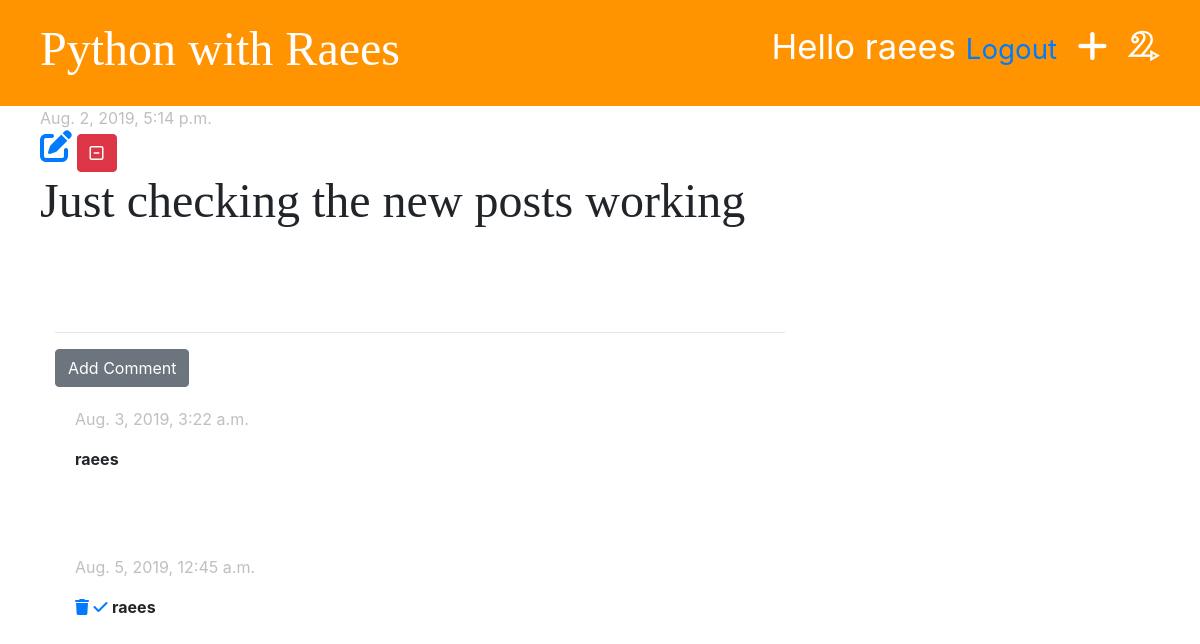
/post/9/ (signed in), run on the app's committed database.
### blog/models.py (models this page shows, shortened)
class Post(models.Model):
    author         = models.ForeignKey('auth.User', on_delete=models.CASCADE)
    title          = models.CharField(max_length=200)
    body           = models.TextField()
    created_date   = models.DateTimeField(default=timezone.now)
    published_date = models.DateTimeField(blank=True, null=True)

class Comment(models.Model):
    post         = models.ForeignKey('blog.Post', on_delete=models.CASCADE, related_name='comments')
    author       = models.CharField(max_length=200)
    text         = models.TextField()
    created_date = models.DateTimeField(default=timezone.now)
    approved     = models.BooleanField(default=False)

### blog/views.py (the view)
# urls.py: path('post/<int:pk>/', views.post_detail, name='post_detail'),
def post_detail(request, pk):
    post = get_object_or_404(Post, pk=pk)
    stuff_for_frontend = {'post': post}
    return render(request, 'blog/post_detail.html', stuff_for_frontend)

### blog/templatetags/markdownify.py (called while the page is built)
@register.filter
def markdown(value):
    renderer = HighlightRenderer()
    markdown = mistune.Markdown(renderer=renderer)
    return markdown(value)

### blog/templates/blog/post_detail.html (shortened to what this page needs)
{% extends 'blog/base.html' %}
{% load markdownify %}
{% block content %}
    <div class="row">
        <div class="post">
            {% if post.published_date %}
            <div class="date">
                {{ post.published_date }}
            </div>
            {% else %}
            <a href="{% url 'post_publish' pk=post.pk %}"><i class="fas fa-upload fa-2x"></i></a>
            {% endif %}
            {% if user.is_authenticated %}
            <a href="{% url 'post_edit' pk=post.pk %}"> <i class="fas fa-edit fa-2x"></i> </a>
            {% endif %}
            <a href="{% url 'post_delete' pk=post.pk %}" class="btn btn-danger" onclick="return confirm('Are you sure?')"><i class="far fa-minus-square"></i></a>
            <h2>{{ post.title }}</h2>
        </div>
    </div>
    <hr>
    <a href="{% url 'add_comment_to_post' pk=post.pk %}" class="btn btn-secondary">Add Comment</a><br>
    {% for comment in post.comments.all %}
       {% if user.is_authenticated or comment.approved %}
            <div class="comment">
                <div class="date">
                    <p class="date">{{ comment.created_date }}</p>
                </div>
                {% if not comment.approved and user.is_superuser %}
                    <a href="{% url 'comment_remove' pk=comment.pk %}"><i class="fas fa-trash"></i></a>
                    <a href="{% url 'comment_approve' pk=comment.pk %}"><i class="fas fa-check"></i></a>
                {% endif %}
                <strong>{{ comment.author }}</strong>
                <br><br>
            </div>
        {% endif %}
    {% empty %}
        <p>No Comments Yet....</p>
    {% endfor %}
{% endblock %}

### blog/templates/blog/base.html (shortened to what this page needs)
<!DOCTYPE html>
<html lang="en">
<head>
    {% load staticfiles %}
    <link rel="stylesheet" href="https://stackpath.bootstrapcdn.com/bootstrap/4.3.1/css/bootstrap.min.css">
    <link rel="stylesheet" href="{% static 'css/blog.css' %}">
    <link rel="stylesheet" href="{% static 'css/zenburn.css' %}">
</head>
<body>
<div class="page-header">
    {% if user.is_authenticated %}
        <a href="{% url 'post_draft' %}" class="top-menu"><i class="fab fa-draft2digital"></i></a>
        <a href="{% url 'post_new' %}" class="top-menu"> <i class="fas fa-plus"></i> </a>
        <p class="top-menu"> Hello {{ user.username }} <small><a href="{% url 'logout' %}">Logout</a> </small> </p>
    {% else %}
        <a href="{% url 'login' %}" class="top-menu"> <i class="fas fa-sign-in-alt"></i> </a>
    {% endif %}
    <h1><a href="{% url 'post_list' %}"> Python with Raees </a> </h1>
</div>
<div class="content container">
    <div class="row">
        <div class="col-md-8">
{% block content %}
{% endblock %}
        </div>
    </div>
</div>
</body>
</html>

### blog/static/css/blog.css (style rules this page uses)
.page-header { background-color: #ff9400; margin: 0; padding: 20px 20px 20px 40px; }
.page-header h1, .page-header h1 a { color: #ffffff; font-size: 36pt; text-decoration: none; }
.content { margin-left: 40px; }
h1, h2, h3, h4 { font-family: 'Permanent Marker', cursive; font-size: 48px; }
.date { color: #82828282; }
.post { margin-bottom: 70px; }
.top-menu { color: #ffffff; float: right; font-size: 26pt; margin-right: 20px; }
.comment { margin: 20px 0px 20px 20px; }

### data on the page
Post: published_date "Aug. 2, 2019, 5:14 p.m.", title "Just checking the new posts working"
Comment: created_date "Aug. 3, 2019, 3:22 a.m.", author "raees"
Comment: created_date "Aug. 5, 2019, 12:45 a.m.", approved False (drawn), author "raees"

### other printed values
{{ user.username }} "raees"
